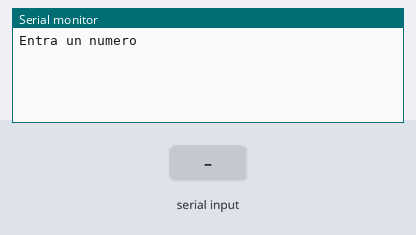
Bench run of a sketch on a simulated Arduino Uno, built with avr-gcc and run on an emulated ATmega328P. On the bench: the last lines printed to the serial monitor. Inputs (shaded band) come from the test bench.

Above: at 1.2 s.
1.3 s: "90,45\n" received over Serial
At 2.4 s:
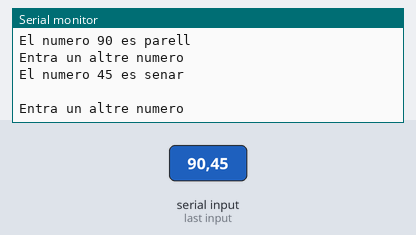
2.8 s: byte 10 ('\n') received over Serial
At 4.12 s:
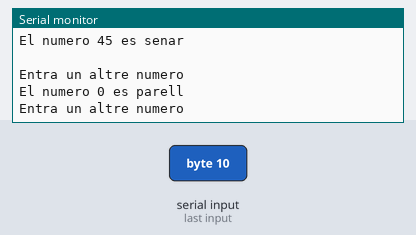
4.3 s: "30,150\n" received over Serial
At 4.7 s:
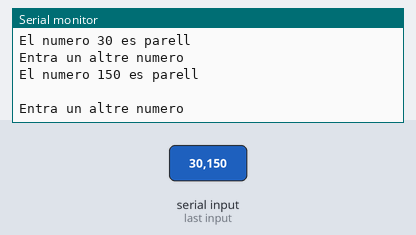
Timing chart, 0 to 7.3 s (numbered marks = the images above; inputs shaded):
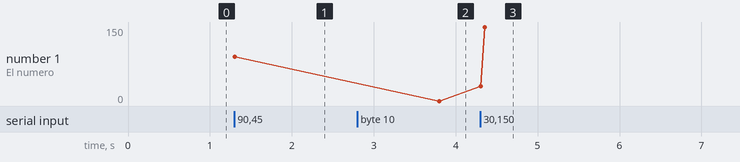

Measured:
- after the input at 1.3 s, the serial monitor: prints a new line at once (image 1)
- after the input at 2.8 s, the serial monitor: prints a new line after 1.0 s (image 2)
- after the input at 4.3 s, the serial monitor: prints a new line at once (image 3)
- plotted number 1: 90 → 0 after the input at 2.8 s, 0 → 150 after the input at 4.3 s

The sketch:

Repte5.NumberComunication_ex2.ino
```cpp
/**********************************************************************************
**                                                                               **
**                             Repte5.NumberComunication ex2                     **
**                                                                               **
**   albert segui                                1/04/17                         **
**********************************************************************************/

// ********** Incluye *************************************************************

// ********** variables ************************************************************
int n1;
//********** Setup ****************************************************************
void setup() {
  // put your setup code here, to run once:
Serial.begin(9600);
  Serial.println ("Entra un numero");   // ens escriura "entra un numero"
}
//********** Loop *****************************************************************
void loop() {
  // put your main code here, to run repeatedly:
   while (Serial.available() > 0) {      // Llegeix els números del Serial
    n1 = Serial.parseFloat();
    Serial.print ("El numero ");         // Escriu a una nova línia (El numero )
    Serial.print (n1);                   // Escriu el valor de "n1"
    if (n1 % 2 == 0)           // Si el mòdul de n1 dividit entre 2 és 0 ...
      {
      Serial.println (" es parell");     // escriura a la pantalla que es parell
      }

    else                       // Si el mòdul no és 0
      {
      Serial.println (" es senar");             // Escriura a la pantalla que es senar
      }

    if (Serial.read() == '\n')
    Serial.println (" ");                       // Escriu ( )
    Serial.println ("Entra un altre numero"); //ens torna a escriura "entre un altre numero

  }

}
//********** Funcions *************************************************************
```
